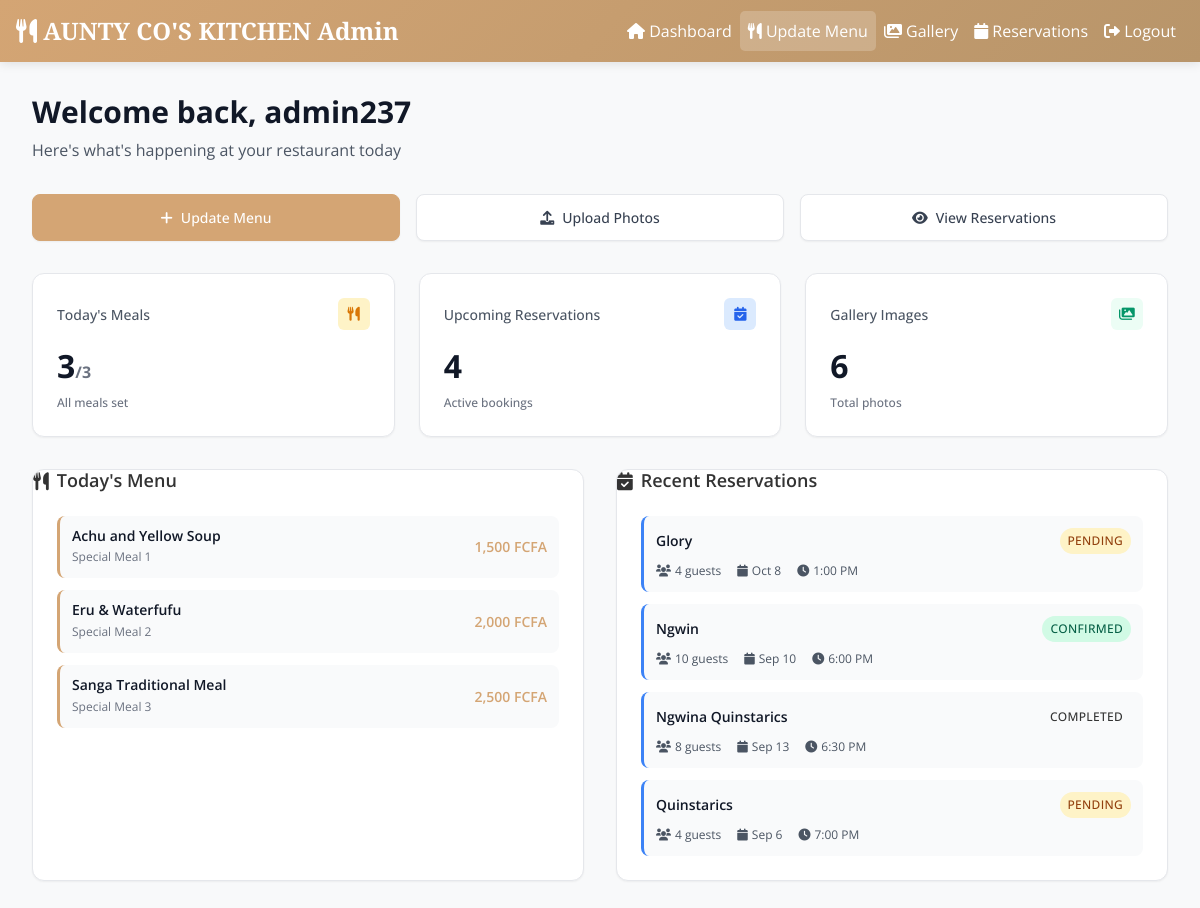
The page /admin/dashboard.php (signed in) on the database its author committed.
### tables this page shows
CREATE TABLE `menu_items` (
  `id` int(11) NOT NULL,
  `name` varchar(255) NOT NULL,
  `description` text NOT NULL,
  `price` decimal(10,2) NOT NULL,
  `image` varchar(255) NOT NULL,
  `is_available` tinyint(1) DEFAULT 1,
  `created_at` timestamp NOT NULL DEFAULT current_timestamp()
);

CREATE TABLE `reservations` (
  `id` int(11) NOT NULL,
  `reservation_id` varchar(20) NOT NULL,
  `name` varchar(100) NOT NULL,
  `email` varchar(150) NOT NULL,
  `phone` varchar(20) NOT NULL,
  `guests` int(11) NOT NULL,
  `reservation_date` date NOT NULL,
  `reservation_time` time NOT NULL,
  `special_requirements` text DEFAULT NULL,
  `special_requests` text DEFAULT NULL,
  `status` enum('pending','confirmed','cancelled','completed') DEFAULT 'pending',
  `created_at` timestamp NOT NULL DEFAULT current_timestamp(),
  `updated_at` timestamp NOT NULL DEFAULT current_timestamp() ON UPDATE current_timestamp()
);

### admin/dashboard.php (the view, shortened to what this page needs)
<?php
require_once '../includes/db_connect.php';
$adminName = $_SESSION['admin_username'] ?? 'Admin';
$todayMealsCount = 0;
$upcomingReservations = 0;
$galleryImagesCount = 0;
$recentReservations = [];
$todayMeals = [];
$mealCountQuery = "SELECT COUNT(*) as count FROM menu_items WHERE is_available = 1";
if ($mealResult = mysqli_query($conn, $mealCountQuery)) {
    $todayMealsCount = mysqli_fetch_assoc($mealResult)['count'];
}
$reservationCountQuery = "SELECT COUNT(*) as count FROM reservations WHERE reservation_date >= CURDATE()";
if ($resResult = mysqli_query($conn, $reservationCountQuery)) {
    $upcomingReservations = mysqli_fetch_assoc($resResult)['count'];
}
$galleryCountQuery = "SELECT COUNT(*) as count FROM gallery_images";
if ($galleryResult = mysqli_query($conn, $galleryCountQuery)) {
    $galleryImagesCount = mysqli_fetch_assoc($galleryResult)['count'];
}
$recentReservationsQuery = "
    SELECT id, name, phone, guests, reservation_date, reservation_time, status
    FROM reservations
    WHERE reservation_date >= CURDATE()
    ORDER BY created_at DESC
    LIMIT 5
";
if ($recentResResult = mysqli_query($conn, $recentReservationsQuery)) {
    while ($row = mysqli_fetch_assoc($recentResResult)) {
        $recentReservations[] = $row;
    }
}
$todayMealsQuery = "SELECT name, price, description FROM menu_items WHERE is_available = 1 ORDER BY created_at DESC LIMIT 3";
if ($todayMealsResult = mysqli_query($conn, $todayMealsQuery)) {
    while ($row = mysqli_fetch_assoc($todayMealsResult)) {
        $todayMeals[] = $row;
    }
}
?>
<!DOCTYPE html>
<html lang="en">
<head>
    <link href="https://cdnjs.cloudflare.com/ajax/libs/font-awesome/6.4.0/css/all.min.css" rel="stylesheet">
    <link rel="stylesheet" href="dashboard.css">
</head>
<body>
<?php include 'header.php'; ?>
<main class="main">
    <div class="welcome">
        <h1>Welcome back, <?php echo htmlspecialchars($adminName); ?></h1>
        <p>Here's what's happening at your restaurant today</p>
    </div>
    <div class="quick-actions">
        <a href="update_menu.php" class="action-btn primary">
            <i class="fas fa-plus"></i>
            <span>Update Menu</span>
        </a>
        <a href="update_gallery.php" class="action-btn">
            <i class="fas fa-upload"></i>
            <span>Upload Photos</span>
        </a>
        <a href="view_reservations.php" class="action-btn">
            <i class="fas fa-eye"></i>
            <span>View Reservations</span>
        </a>
    </div>
    <div class="stats-grid">
        <div class="stat-card">
            <div class="stat-header">
                <div class="stat-title">Today's Meals</div>
                <div class="stat-icon meals"><i class="fas fa-utensils"></i></div>
            </div>
            <div class="stat-value"><?php echo $todayMealsCount; ?><span style="font-size:1rem; color:var(--gray-500);">/3</span></div>
            <div class="stat-change"><?php echo $todayMealsCount >= 3 ? 'All meals set' : (3 - $todayMealsCount).' meals remaining'; ?></div>
        </div>
        <div class="stat-card">
            <div class="stat-header">
                <div class="stat-title">Upcoming Reservations</div>
                <div class="stat-icon reservations"><i class="fas fa-calendar-check"></i></div>
            </div>
            <div class="stat-value"><?php echo $upcomingReservations; ?></div>
            <div class="stat-change">Active bookings</div>
        </div>
        <div class="stat-card">
            <div class="stat-header">
                <div class="stat-title">Gallery Images</div>
                <div class="stat-icon gallery"><i class="fas fa-images"></i></div>
            </div>
            <div class="stat-value"><?php echo $galleryImagesCount; ?></div>
            <div class="stat-change">Total photos</div>
        </div>
    </div>
    <div class="content-grid">
        <div class="content-card">
            <div class="card-header">
                <h3 class="card-title"><i class="fas fa-utensils"></i> Today's Menu</h3>
            </div>
            <div class="card-content">
                <?php if (!empty($todayMeals)): ?>
                    <div class="meal-list">
                        <?php foreach ($todayMeals as $index => $meal): ?>
                            <div class="meal-item">
                                <div class="meal-info">
                                    <h4><?php echo htmlspecialchars($meal['name']); ?></h4>
                                    <div class="meal-order">Special Meal <?php echo $index + 1; ?></div>
                                </div>
                                <div class="meal-price"><?php echo number_format($meal['price'], 0); ?> FCFA</div>
                            </div>
                        <?php endforeach; ?>
                    </div>
                <?php endif; ?>
            </div>
        </div>
        <div class="content-card">
            <div class="card-header">
                <h3 class="card-title"><i class="fas fa-calendar-check"></i> Recent Reservations</h3>
            </div>
            <div class="card-content">
                <?php if (!empty($recentReservations)): ?>
                    <div class="reservation-list">
                        <?php foreach ($recentReservations as $res): ?>
                            <div class="reservation-item">
                                <div class="reservation-header">
                                    <div class="reservation-name"><?php echo htmlspecialchars($res['name']); ?></div>
                                    <div class="status-badge status-<?php echo strtolower($res['status']); ?>">
                                        <?php echo htmlspecialchars(ucfirst($res['status'])); ?>
                                    </div>
                                </div>
                                <div class="reservation-details">
                                    <span><i class="fas fa-users"></i> <?php echo (int)$res['guests']; ?> guests</span>
                                    <span><i class="fas fa-calendar"></i> <?php echo date('M j', strtotime($res['reservation_date'])); ?></span>
                                    <span><i class="fas fa-clock"></i> <?php echo date('g:i A', strtotime($res['reservation_time'])); ?></span>
                                </div>
                            </div>
                        <?php endforeach; ?>
                    </div>
                <?php endif; ?>
            </div>
        </div>
    </div>
</main>
</body>
</html>

### admin/header.php (style rules this page uses)
body { font-family: 'Open Sans', sans-serif; background-color: #f8f9fa; color: #333; }

### rows shown on the page
menu_items: name "Achu and Yellow Soup", price "1,500"
menu_items: name "Eru & Waterfufu", price "2,000"
menu_items: name "Sanga Traditional Meal", price "2,500"
reservations: name "Glory", status "PENDING", guests "4", reservation_date "Oct 8", reservation_time "1:00 PM"
reservations: name "Ngwin", status "CONFIRMED", guests "10", reservation_date "Sep 10", reservation_time "6:00 PM"
reservations: name "Ngwina Quinstarics", status "COMPLETED", guests "8", reservation_date "Sep 13", reservation_time "6:30 PM"
reservations: name "Quinstarics", status "PENDING", guests "4", reservation_date "Sep 6", reservation_time "7:00 PM"

### other values the page prints
$adminName "admin237"
$todayMealsCount "3"
$upcomingReservations "4"
$galleryImagesCount "6"
